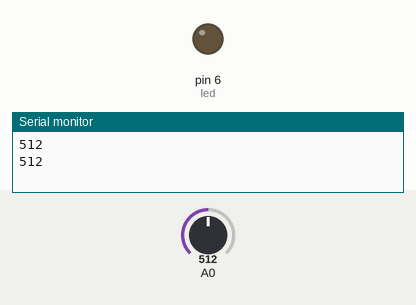
The sketch below on a simulated Arduino Uno, built with avr-gcc and run on an emulated ATmega328P. Shown: output pins drawn as LEDs (lit = HIGH), the last lines printed to the serial monitor. Inputs (shaded band) come from the test bench; at power-on: A0 = 512.

Above: at 5.8 s.
5.9 s: A0 set to 56
11.9 s: A0 set to 47
At 15.3 s:
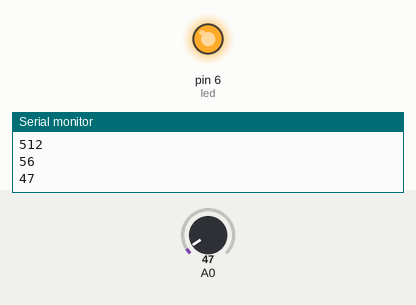
17.9 s: A0 set to 122
At 20.3 s:
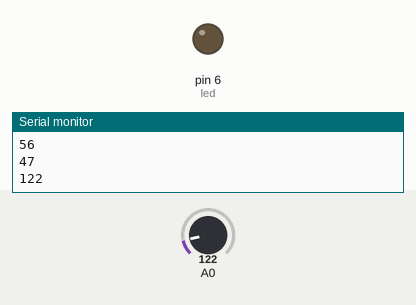
23.9 s: A0 set to 40
At 25.3 s:
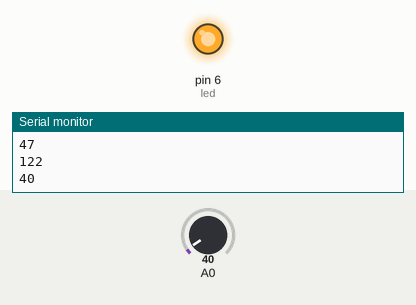
Timing chart, 0 to 26.9 s (numbered marks = the images above; inputs shaded):
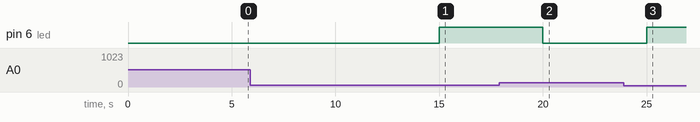

The sketch:

ICP3_IOT.ino
```cpp
int led = 6;

void setup() {

  Serial.begin(9600);
  pinMode(led, OUTPUT);

}

void loop() {

  int CDS = analogRead(A0);
  Serial.println(CDS);
  if (CDS > 50){

    digitalWrite(led, LOW);
    delay(5000);

  }

  else {

    digitalWrite(led, HIGH);
    delay(5000);

  }
}
```

Measured:
- the behaviour switches between 51 and 50 on A0 (found by bisection; images 0 and 1)
- after the input at 11.9 s, pin 6 (led): LOW → HIGH after 3.1 s
- after the input at 17.9 s, pin 6 (led): HIGH → LOW after 2.1 s
- after the input at 23.9 s, pin 6 (led): LOW → HIGH after 1.1 s
